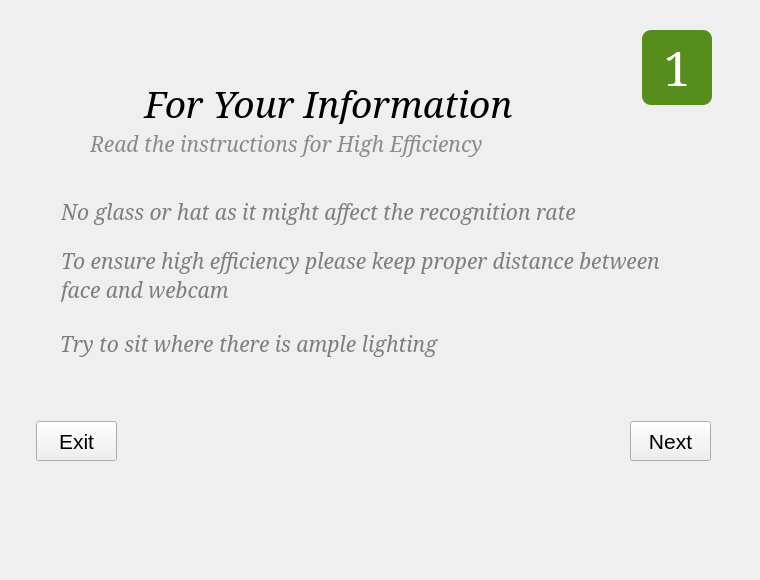
<?xml version="1.0" encoding="UTF-8"?>
<ui version="4.0">
 <class>faceTrainer</class>
 <widget class="QMainWindow" name="faceTrainer">
  <property name="windowModality">
   <enum>Qt::WindowModal</enum>
  </property>
  <property name="geometry">
   <rect>
    <x>0</x>
    <y>0</y>
    <width>760</width>
    <height>580</height>
   </rect>
  </property>
  <property name="minimumSize">
   <size>
    <width>760</width>
    <height>580</height>
   </size>
  </property>
  <property name="maximumSize">
   <size>
    <width>760</width>
    <height>580</height>
   </size>
  </property>
  <property name="windowTitle">
   <string>Face Trainer</string>
  </property>
  <property name="windowIcon">
   <iconset resource="../../../graphics.qrc">
    <normaloff>:/data/ui/images/pfa-logo.png</normaloff>:/data/ui/images/pfa-logo.png</iconset>
  </property>
  <property name="styleSheet">
   <string/>
  </property>
  <widget class="QWidget" name="centralwidget">
   <widget class="QStackedWidget" name="stkWg">
    <property name="geometry">
     <rect>
      <x>0</x>
      <y>10</y>
      <width>746</width>
      <height>567</height>
     </rect>
    </property>
    <property name="styleSheet">
     <string notr="true"/>
    </property>
    <property name="currentIndex">
     <number>0</number>
    </property>
    <widget class="QWidget" name="first">
     <widget class="QPushButton" name="pb_next_t1">
      <property name="geometry">
       <rect>
        <x>630</x>
        <y>411</y>
        <width>81</width>
        <height>40</height>
       </rect>
      </property>
      <property name="font">
       <font>
        <pointsize>16</pointsize>
       </font>
      </property>
      <property name="text">
       <string>Next</string>
      </property>
     </widget>
     <widget class="QLabel" name="lbl_heading_1">
      <property name="geometry">
       <rect>
        <x>78</x>
        <y>73</y>
        <width>501</width>
        <height>41</height>
       </rect>
      </property>
      <property name="minimumSize">
       <size>
        <width>0</width>
        <height>0</height>
       </size>
      </property>
      <property name="font">
       <font>
        <family>Serif</family>
        <pointsize>28</pointsize>
        <weight>50</weight>
        <italic>true</italic>
        <bold>false</bold>
       </font>
      </property>
      <property name="autoFillBackground">
       <bool>false</bool>
      </property>
      <property name="text">
       <string>For Your Information</string>
      </property>
      <property name="textFormat">
       <enum>Qt::PlainText</enum>
      </property>
      <property name="scaledContents">
       <bool>true</bool>
      </property>
      <property name="alignment">
       <set>Qt::AlignCenter</set>
      </property>
     </widget>
     <widget class="QLabel" name="lbl_number">
      <property name="geometry">
       <rect>
        <x>642</x>
        <y>20</y>
        <width>70</width>
        <height>75</height>
       </rect>
      </property>
      <property name="minimumSize">
       <size>
        <width>0</width>
        <height>0</height>
       </size>
      </property>
      <property name="font">
       <font>
        <family>Serif</family>
        <pointsize>36</pointsize>
        <weight>9</weight>
        <italic>false</italic>
        <bold>false</bold>
       </font>
      </property>
      <property name="autoFillBackground">
       <bool>false</bool>
      </property>
      <property name="styleSheet">
       <string notr="true">background-color: rgb(87, 141, 29);
border-width:5px;
border-radius:9px;
color: rgb(255,255,255);
font: 75 36pt &quot;Serif&quot;;
</string>
      </property>
      <property name="text">
       <string>1</string>
      </property>
      <property name="textFormat">
       <enum>Qt::PlainText</enum>
      </property>
      <property name="alignment">
       <set>Qt::AlignCenter</set>
      </property>
     </widget>
     <widget class="QPushButton" name="pb_exit_1">
      <property name="geometry">
       <rect>
        <x>36</x>
        <y>411</y>
        <width>81</width>
        <height>40</height>
       </rect>
      </property>
      <property name="font">
       <font>
        <pointsize>16</pointsize>
       </font>
      </property>
      <property name="text">
       <string>Exit</string>
      </property>
     </widget>
     <widget class="QLabel" name="lbl_instructions">
      <property name="geometry">
       <rect>
        <x>90</x>
        <y>120</y>
        <width>461</width>
        <height>27</height>
       </rect>
      </property>
      <property name="minimumSize">
       <size>
        <width>436</width>
        <height>0</height>
       </size>
      </property>
      <property name="font">
       <font>
        <family>Serif</family>
        <pointsize>16</pointsize>
        <weight>50</weight>
        <italic>true</italic>
        <bold>false</bold>
       </font>
      </property>
      <property name="autoFillBackground">
       <bool>false</bool>
      </property>
      <property name="styleSheet">
       <string>color: rgb(139, 139, 139);</string>
      </property>
      <property name="text">
       <string>Read the instructions for High Efficiency</string>
      </property>
      <property name="textFormat">
       <enum>Qt::PlainText</enum>
      </property>
      <property name="alignment">
       <set>Qt::AlignLeading|Qt::AlignLeft|Qt::AlignVCenter</set>
      </property>
     </widget>
     <widget class="QLabel" name="lbl_instructions_3">
      <property name="geometry">
       <rect>
        <x>61</x>
        <y>238</y>
        <width>600</width>
        <height>54</height>
       </rect>
      </property>
      <property name="minimumSize">
       <size>
        <width>436</width>
        <height>0</height>
       </size>
      </property>
      <property name="font">
       <font>
        <family>Serif</family>
        <pointsize>16</pointsize>
        <weight>50</weight>
        <italic>true</italic>
        <bold>false</bold>
       </font>
      </property>
      <property name="autoFillBackground">
       <bool>false</bool>
      </property>
      <property name="styleSheet">
       <string>color: rgb(126, 126, 126);</string>
      </property>
      <property name="text">
       <string>To ensure high efficiency please keep proper distance between face and webcam</string>
      </property>
      <property name="textFormat">
       <enum>Qt::PlainText</enum>
      </property>
      <property name="scaledContents">
       <bool>true</bool>
      </property>
      <property name="alignment">
       <set>Qt::AlignLeading|Qt::AlignLeft|Qt::AlignVCenter</set>
      </property>
      <property name="wordWrap">
       <bool>true</bool>
      </property>
     </widget>
     <widget class="QLabel" name="lbl_instructions_4">
      <property name="geometry">
       <rect>
        <x>60</x>
        <y>320</y>
        <width>521</width>
        <height>27</height>
       </rect>
      </property>
      <property name="minimumSize">
       <size>
        <width>436</width>
        <height>0</height>
       </size>
      </property>
      <property name="font">
       <font>
        <family>Serif</family>
        <pointsize>16</pointsize>
        <weight>50</weight>
        <italic>true</italic>
        <bold>false</bold>
       </font>
      </property>
      <property name="autoFillBackground">
       <bool>false</bool>
      </property>
      <property name="styleSheet">
       <string>color: rgb(126, 126, 126);</string>
      </property>
      <property name="text">
       <string>Try to sit where there is ample lighting</string>
      </property>
      <property name="textFormat">
       <enum>Qt::PlainText</enum>
      </property>
      <property name="scaledContents">
       <bool>true</bool>
      </property>
      <property name="alignment">
       <set>Qt::AlignLeading|Qt::AlignLeft|Qt::AlignVCenter</set>
      </property>
     </widget>
     <widget class="QLabel" name="lbl_instructions_2">
      <property name="geometry">
       <rect>
        <x>61</x>
        <y>188</y>
        <width>591</width>
        <height>27</height>
       </rect>
      </property>
      <property name="minimumSize">
       <size>
        <width>436</width>
        <height>0</height>
       </size>
      </property>
      <property name="font">
       <font>
        <family>Serif</family>
        <pointsize>16</pointsize>
        <weight>50</weight>
        <italic>true</italic>
        <bold>false</bold>
       </font>
      </property>
      <property name="autoFillBackground">
       <bool>false</bool>
      </property>
      <property name="styleSheet">
       <string>color: rgb(126, 126, 126);</string>
      </property>
      <property name="text">
       <string>No glass or hat as it might affect the recognition rate</string>
      </property>
      <property name="textFormat">
       <enum>Qt::PlainText</enum>
      </property>
      <property name="scaledContents">
       <bool>true</bool>
      </property>
      <property name="alignment">
       <set>Qt::AlignLeading|Qt::AlignLeft|Qt::AlignVCenter</set>
      </property>
     </widget>
    </widget>
    <widget class="QWidget" name="second">
     <widget class="QLabel" name="lbl_number_4">
      <property name="geometry">
       <rect>
        <x>642</x>
        <y>20</y>
        <width>70</width>
        <height>75</height>
       </rect>
      </property>
      <property name="minimumSize">
       <size>
        <width>0</width>
        <height>0</height>
       </size>
      </property>
      <property name="font">
       <font>
        <family>Serif</family>
        <pointsize>36</pointsize>
        <weight>9</weight>
        <italic>false</italic>
        <bold>false</bold>
       </font>
      </property>
      <property name="autoFillBackground">
       <bool>false</bool>
      </property>
      <property name="styleSheet">
       <string notr="true">background-color: rgb(87, 141, 29);
border-width:5px;
border-radius:9px;
color: rgb(255,255,255);

font: 75 36pt &quot;Serif&quot;;
</string>
      </property>
      <property name="text">
       <string>2</string>
      </property>
      <property name="textFormat">
       <enum>Qt::PlainText</enum>
      </property>
      <property name="alignment">
       <set>Qt::AlignCenter</set>
      </property>
     </widget>
     <widget class="QPushButton" name="pb_capture">
      <property name="geometry">
       <rect>
        <x>132</x>
        <y>391</y>
        <width>131</width>
        <height>39</height>
       </rect>
      </property>
      <property name="text">
       <string>Capture</string>
      </property>
      <property name="icon">
       <iconset resource="../../../graphics.qrc">
        <normaloff>:/data/ui/images/record.png</normaloff>:/data/ui/images/record.png</iconset>
      </property>
      <property name="iconSize">
       <size>
        <width>32</width>
        <height>32</height>
       </size>
      </property>
     </widget>
     <widget class="QLabel" name="lbl_heading_2">
      <property name="geometry">
       <rect>
        <x>172</x>
        <y>40</y>
        <width>351</width>
        <height>51</height>
       </rect>
      </property>
      <property name="minimumSize">
       <size>
        <width>0</width>
        <height>0</height>
       </size>
      </property>
      <property name="font">
       <font>
        <family>Serif</family>
        <pointsize>28</pointsize>
        <weight>50</weight>
        <italic>true</italic>
        <bold>false</bold>
       </font>
      </property>
      <property name="autoFillBackground">
       <bool>false</bool>
      </property>
      <property name="text">
       <string>Train Your Face</string>
      </property>
      <property name="textFormat">
       <enum>Qt::PlainText</enum>
      </property>
      <property name="scaledContents">
       <bool>true</bool>
      </property>
      <property name="alignment">
       <set>Qt::AlignCenter</set>
      </property>
     </widget>
     <widget class="QLabel" name="lbl_ibar">
      <property name="geometry">
       <rect>
        <x>22</x>
        <y>440</y>
        <width>690</width>
        <height>61</height>
       </rect>
      </property>
      <property name="minimumSize">
       <size>
        <width>436</width>
        <height>0</height>
       </size>
      </property>
      <property name="font">
       <font>
        <family>Serif</family>
        <pointsize>14</pointsize>
        <weight>50</weight>
        <italic>true</italic>
        <bold>false</bold>
       </font>
      </property>
      <property name="autoFillBackground">
       <bool>false</bool>
      </property>
      <property name="styleSheet">
       <string notr="true"/>
      </property>
      <property name="text">
       <string/>
      </property>
      <property name="alignment">
       <set>Qt::AlignCenter</set>
      </property>
      <property name="wordWrap">
       <bool>false</bool>
      </property>
      <property name="margin">
       <number>0</number>
      </property>
     </widget>
     <widget class="QPushButton" name="pb_back_t2">
      <property name="geometry">
       <rect>
        <x>13</x>
        <y>508</y>
        <width>81</width>
        <height>40</height>
       </rect>
      </property>
      <property name="font">
       <font>
        <pointsize>16</pointsize>
       </font>
      </property>
      <property name="text">
       <string>Back</string>
      </property>
     </widget>
     <widget class="QPushButton" name="pb_next_t2">
      <property name="geometry">
       <rect>
        <x>643</x>
        <y>511</y>
        <width>81</width>
        <height>40</height>
       </rect>
      </property>
      <property name="font">
       <font>
        <pointsize>16</pointsize>
       </font>
      </property>
      <property name="text">
       <string>Next</string>
      </property>
     </widget>
     <widget class="QPushButton" name="pb_adv">
      <property name="geometry">
       <rect>
        <x>558</x>
        <y>399</y>
        <width>160</width>
        <height>31</height>
       </rect>
      </property>
      <property name="text">
       <string>Advanced Settings</string>
      </property>
     </widget>
     <widget class="QPushButton" name="pb_about">
      <property name="geometry">
       <rect>
        <x>272</x>
        <y>509</y>
        <width>201</width>
        <height>40</height>
       </rect>
      </property>
      <property name="text">
       <string>About this Software !</string>
      </property>
      <property name="icon">
       <iconset resource="../../../graphics.qrc">
        <normaloff>:/data/ui/images/about.png</normaloff>:/data/ui/images/about.png</iconset>
      </property>
     </widget>
     <widget class="QGraphicsView" name="webcamPreview">
      <property name="geometry">
       <rect>
        <x>26</x>
        <y>122</y>
        <width>320</width>
        <height>240</height>
       </rect>
      </property>
      <property name="maximumSize">
       <size>
        <width>320</width>
        <height>240</height>
       </size>
      </property>
      <property name="styleSheet">
       <string>background-color: rgb(0, 0, 0);</string>
      </property>
      <property name="frameShape">
       <enum>QFrame::NoFrame</enum>
      </property>
      <property name="frameShadow">
       <enum>QFrame::Plain</enum>
      </property>
      <property name="lineWidth">
       <number>0</number>
      </property>
      <property name="verticalScrollBarPolicy">
       <enum>Qt::ScrollBarAlwaysOff</enum>
      </property>
      <property name="horizontalScrollBarPolicy">
       <enum>Qt::ScrollBarAlwaysOff</enum>
      </property>
      <property name="sceneRect">
       <rectf>
        <x>0.000000000000000</x>
        <y>0.000000000000000</y>
        <width>320.000000000000000</width>
        <height>240.000000000000000</height>
       </rectf>
      </property>
     </widget>
     <widget class="QListWidget" name="lv_thumbnails">
      <property name="geometry">
       <rect>
        <x>371</x>
        <y>104</y>
        <width>351</width>
        <height>289</height>
       </rect>
      </property>
      <property name="horizontalScrollBarPolicy">
       <enum>Qt::ScrollBarAlwaysOff</enum>
      </property>
      <property name="showDropIndicator" stdset="0">
       <bool>false</bool>
      </property>
      <property name="dragEnabled">
       <bool>false</bool>
      </property>
      <property name="dragDropMode">
       <enum>QAbstractItemView::NoDragDrop</enum>
      </property>
      <property name="iconSize">
       <size>
        <width>90</width>
        <height>110</height>
       </size>
      </property>
      <property name="movement">
       <enum>QListView::Static</enum>
      </property>
      <property name="flow">
       <enum>QListView::LeftToRight</enum>
      </property>
      <property name="spacing">
       <number>6</number>
      </property>
      <property name="viewMode">
       <enum>QListView::IconMode</enum>
      </property>
     </widget>
     <widget class="QPushButton" name="pb_ds">
      <property name="enabled">
       <bool>true</bool>
      </property>
      <property name="geometry">
       <rect>
        <x>373</x>
        <y>399</y>
        <width>180</width>
        <height>31</height>
       </rect>
      </property>
      <property name="text">
       <string>Delete Selected Item</string>
      </property>
     </widget>
    </widget>
    <widget class="QWidget" name="third">
     <widget class="QLabel" name="lbl_number_5">
      <property name="geometry">
       <rect>
        <x>642</x>
        <y>20</y>
        <width>70</width>
        <height>75</height>
       </rect>
      </property>
      <property name="minimumSize">
       <size>
        <width>0</width>
        <height>0</height>
       </size>
      </property>
      <property name="font">
       <font>
        <family>Serif</family>
        <pointsize>36</pointsize>
        <weight>9</weight>
        <italic>false</italic>
        <bold>false</bold>
       </font>
      </property>
      <property name="autoFillBackground">
       <bool>false</bool>
      </property>
      <property name="styleSheet">
       <string notr="true">background-color: rgb(87, 141, 29);
border-width:5px;
border-radius:9px;
color: rgb(255,255,255);

font: 75 36pt &quot;Serif&quot;;
</string>
      </property>
      <property name="text">
       <string>3</string>
      </property>
      <property name="textFormat">
       <enum>Qt::PlainText</enum>
      </property>
      <property name="alignment">
       <set>Qt::AlignCenter</set>
      </property>
     </widget>
     <widget class="QLabel" name="lbl_heading_5">
      <property name="geometry">
       <rect>
        <x>160</x>
        <y>70</y>
        <width>401</width>
        <height>50</height>
       </rect>
      </property>
      <property name="minimumSize">
       <size>
        <width>0</width>
        <height>0</height>
       </size>
      </property>
      <property name="font">
       <font>
        <family>Serif</family>
        <pointsize>28</pointsize>
        <weight>50</weight>
        <italic>true</italic>
        <bold>false</bold>
       </font>
      </property>
      <property name="autoFillBackground">
       <bool>false</bool>
      </property>
      <property name="text">
       <string>Congratulations</string>
      </property>
      <property name="textFormat">
       <enum>Qt::PlainText</enum>
      </property>
      <property name="scaledContents">
       <bool>true</bool>
      </property>
      <property name="alignment">
       <set>Qt::AlignCenter</set>
      </property>
     </widget>
     <widget class="QLabel" name="lbl_subheading">
      <property name="geometry">
       <rect>
        <x>220</x>
        <y>130</y>
        <width>272</width>
        <height>27</height>
       </rect>
      </property>
      <property name="minimumSize">
       <size>
        <width>0</width>
        <height>0</height>
       </size>
      </property>
      <property name="font">
       <font>
        <family>Serif</family>
        <pointsize>16</pointsize>
        <weight>50</weight>
        <italic>true</italic>
        <bold>false</bold>
       </font>
      </property>
      <property name="autoFillBackground">
       <bool>true</bool>
      </property>
      <property name="styleSheet">
       <string>color: rgb(139, 139, 139);</string>
      </property>
      <property name="text">
       <string>Get ready to be dazzled!</string>
      </property>
      <property name="textFormat">
       <enum>Qt::PlainText</enum>
      </property>
      <property name="scaledContents">
       <bool>true</bool>
      </property>
      <property name="alignment">
       <set>Qt::AlignLeading|Qt::AlignLeft|Qt::AlignVCenter</set>
      </property>
     </widget>
     <widget class="QPushButton" name="pb_finish">
      <property name="geometry">
       <rect>
        <x>612</x>
        <y>411</y>
        <width>101</width>
        <height>40</height>
       </rect>
      </property>
      <property name="font">
       <font>
        <pointsize>16</pointsize>
       </font>
      </property>
      <property name="text">
       <string>Finish</string>
      </property>
     </widget>
     <widget class="QLabel" name="lbl_congrats">
      <property name="geometry">
       <rect>
        <x>36</x>
        <y>176</y>
        <width>677</width>
        <height>201</height>
       </rect>
      </property>
      <property name="minimumSize">
       <size>
        <width>436</width>
        <height>0</height>
       </size>
      </property>
      <property name="font">
       <font>
        <family>Serif</family>
        <pointsize>13</pointsize>
        <weight>50</weight>
        <italic>true</italic>
        <bold>false</bold>
       </font>
      </property>
      <property name="autoFillBackground">
       <bool>false</bool>
      </property>
      <property name="styleSheet">
       <string notr="true">color: rgb(126, 126, 126);</string>
      </property>
      <property name="text">
       <string>Thank you for using our application, to be a part of this project , visit http://code.google.com/p/pam-face-authentication/ , we hope to see you there!


regards
Developers</string>
      </property>
      <property name="textFormat">
       <enum>Qt::PlainText</enum>
      </property>
      <property name="scaledContents">
       <bool>true</bool>
      </property>
      <property name="alignment">
       <set>Qt::AlignLeading|Qt::AlignLeft|Qt::AlignVCenter</set>
      </property>
      <property name="wordWrap">
       <bool>true</bool>
      </property>
      <property name="margin">
       <number>13</number>
      </property>
     </widget>
    </widget>
   </widget>
  </widget>
 </widget>
 <resources>
  <include location="../../../graphics.qrc"/>
 </resources>
 <connections>
  <connection>
   <sender>pb_exit_1</sender>
   <signal>clicked()</signal>
   <receiver>faceTrainer</receiver>
   <slot>close()</slot>
   <hints>
    <hint type="sourcelabel">
     <x>82</x>
     <y>439</y>
    </hint>
    <hint type="destinationlabel">
     <x>379</x>
     <y>289</y>
    </hint>
   </hints>
  </connection>
  <connection>
   <sender>pb_finish</sender>
   <signal>clicked()</signal>
   <receiver>faceTrainer</receiver>
   <slot>close()</slot>
   <hints>
    <hint type="sourcelabel">
     <x>678</x>
     <y>439</y>
    </hint>
    <hint type="destinationlabel">
     <x>379</x>
     <y>289</y>
    </hint>
   </hints>
  </connection>
 </connections>
</ui>
